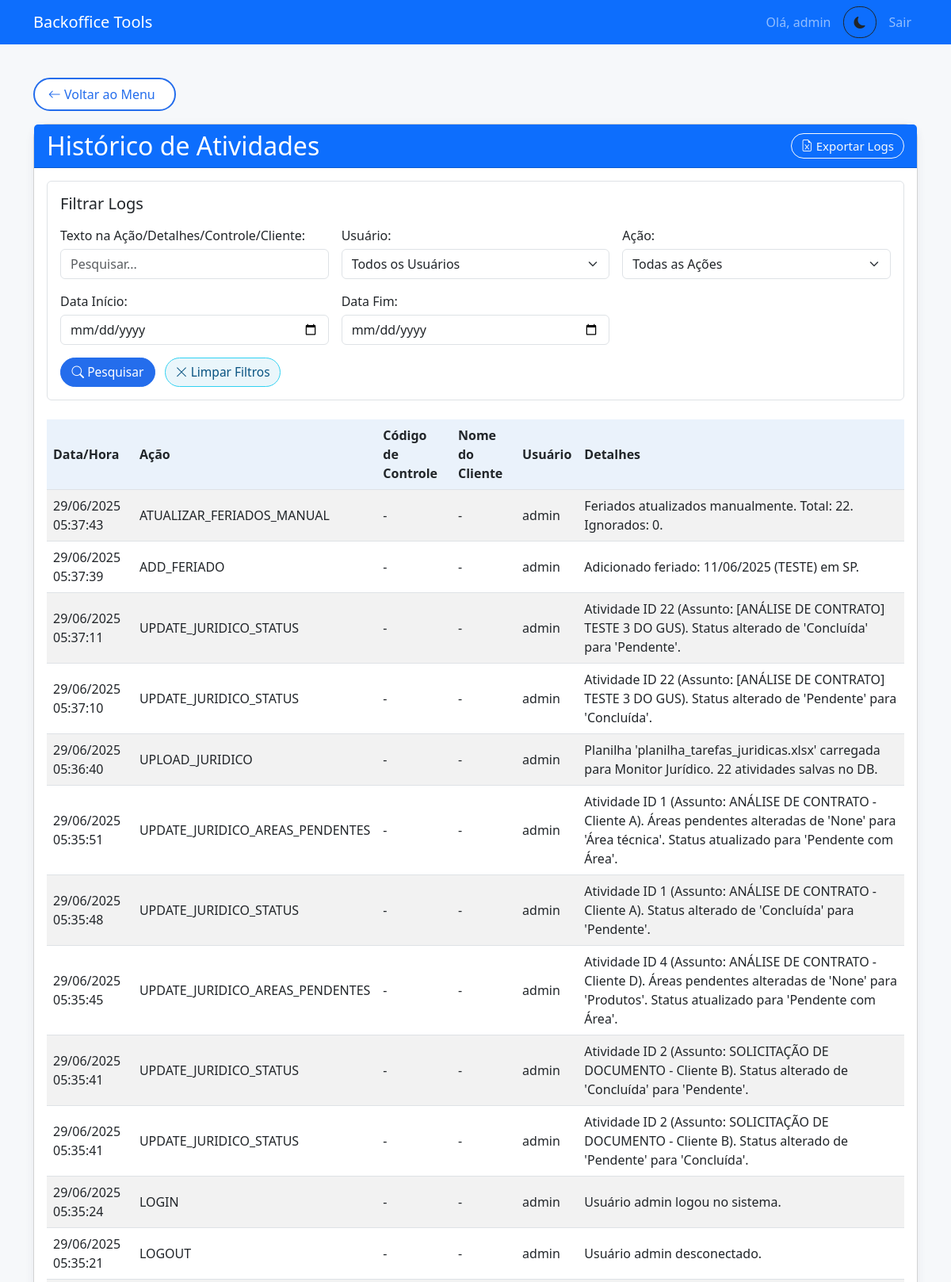
The app's page /logs (signed in, upper part) with its own data.
### models.py (models this page shows, shortened)
class Log(db.Model):
    id = db.Column(db.Integer, primary_key=True)
    action = db.Column(db.String(50), nullable=False)
    details = db.Column(db.Text)
    user_id = db.Column(db.Integer, db.ForeignKey('user.id'))
    user = db.relationship('User', backref=db.backref('logs', lazy=True))
    timestamp = db.Column(db.DateTime, default=datetime.utcnow)
    codigo_controle = db.Column(db.String(50), nullable=True)
    nome_cliente = db.Column(db.String(120), nullable=True)

class User(db.Model):
    id = db.Column(db.Integer, primary_key=True)
    username = db.Column(db.String(80), unique=True, nullable=False)
    password_hash = db.Column(db.String(128), nullable=False)
    role_id = db.Column(db.Integer, db.ForeignKey('role.id'), nullable=False)
    role = db.relationship('Role', backref=db.backref('users', lazy=True))

### app.py (the view, shortened to what this page needs)
@app.route('/logs')
@permission_required('can_access_logs') # Acesso aos logs
def show_logs():
    if 'username' not in session:
        return redirect(url_for('login'))
    search_text = request.args.get('search_text', '').strip()
    filter_user = request.args.get('filter_user', '').strip()
    filter_action = request.args.get('filter_action', '').strip()
    start_date_str = request.args.get('start_date', '').strip()
    end_date_str = request.args.get('end_date', '').strip()
    logs_query = Log.query.options(db.joinedload(Log.user)).order_by(Log.timestamp.desc())
    if filter_user:
        logs_query = logs_query.join(User).filter(User.username == filter_user)
    if filter_action:
        logs_query = logs_query.filter(Log.action == filter_action)
    if start_date_str:
        try:
            start_date = datetime.strptime(start_date_str, '%Y-%m-%d').date()
            logs_query = logs_query.filter(db.func.date(Log.timestamp) >= start_date)
        except ValueError:
            flash('Formato de "Data Início" inválido. Use AAAA-MM-DD.', 'danger')
    if end_date_str:
        try:
            end_date = datetime.strptime(end_date_str, '%Y-%m-%d').date()
            logs_query = logs_query.filter(db.func.date(Log.timestamp) <= end_date)
        except ValueError:
            flash('Formato de "Data Fim" inválido. Use AAAA-MM-DD.', 'danger')
    logs = logs_query.all()
    unique_users = [user.username for user in User.query.with_entities(User.username).distinct().order_by(User.username).all()]
    unique_actions = [action for action, in db.session.query(Log.action).distinct().order_by(Log.action).all()]
    return render_template(
        'logs.html',
        logs=logs,
        unique_users=unique_users,
        unique_actions=unique_actions,
        search_text=search_text,
        filter_user=filter_user,
        filter_action=filter_action,
        start_date=start_date_str,
        end_date=end_date_str
    )

### app.py (called while the page is built)
def permission_required(permission_name):
    def decorator(f):
        @wraps(f)
        def decorated_function(*args, **kwargs):
            if 'username' not in session:
                flash('Você precisa estar logado para acessar esta funcionalidade.', 'danger')
                return redirect(url_for('login'))
            user = User.query.filter_by(username=session['username']).first()
            if user and hasattr(user.role, permission_name) and getattr(user.role, permission_name):
                return f(*args, **kwargs)
            else:
                flash('Você não tem permissão para realizar esta ação ou acessar esta página.', 'danger')
                return redirect(url_for('menu')) # Ou abort(403)
        return decorated_function
    return decorator

### templates/logs.html (shortened to what this page needs)
{% extends "base.html" %}
{% block content %}
<a href="{{ url_for('menu') }}" class="btn btn-outline-primary mb-3">
    <i class="bi bi-arrow-left"></i> Voltar ao Menu
</a>
<div class="card">
    <div class="card-header bg-primary text-white d-flex justify-content-between align-items-center">
        <h2 class="mb-0">Histórico de Atividades</h2>
        <a href="{{ url_for('export_logs') }}" class="btn btn-outline-light btn-sm">
            <i class="bi bi-file-earmark-excel"></i> Exportar Logs
        </a>
    </div>
    <div class="card-body">
        <form method="GET" action="{{ url_for('show_logs') }}" class="mb-4 p-3 border rounded">
            <h5 class="mb-3">Filtrar Logs</h5>
            <div class="row g-3">
                <div class="col-md-4">
                    <label for="search_text" class="form-label">Texto na Ação/Detalhes/Controle/Cliente:</label>
                    <input type="text" class="form-control" id="search_text" name="search_text" value="{{ search_text or '' }}" placeholder="Pesquisar...">
                </div>
                <div class="col-md-4">
                    <label for="filter_user" class="form-label">Usuário:</label>
                    <select class="form-select" id="filter_user" name="filter_user">
                        <option value="">Todos os Usuários</option>
                    </select>
                </div>
                <div class="col-md-4">
                    <label for="filter_action" class="form-label">Ação:</label>
                    <select class="form-select" id="filter_action" name="filter_action">
                        <option value="">Todas as Ações</option>
                    </select>
                </div>
                <div class="col-md-4">
                    <label for="start_date" class="form-label">Data Início:</label>
                    <input type="date" class="form-control" id="start_date" name="start_date" value="{{ start_date or '' }}">
                </div>
                <div class="col-md-4">
                    <label for="end_date" class="form-label">Data Fim:</label>
                    <input type="date" class="form-control" id="end_date" name="end_date" value="{{ end_date or '' }}">
                </div>
            </div>
            <div class="mt-3">
                <button type="submit" class="btn btn-primary me-2"><i class="bi bi-search"></i> Pesquisar</button>
                <a href="{{ url_for('show_logs') }}" class="btn btn-outline-secondary"><i class="bi bi-x-lg"></i> Limpar Filtros</a>
            </div>
        </form>
        {% if logs %}
        <div class="table-responsive">
            <table class="table table-striped">
                <thead>
                    <tr>
                        <th>Data/Hora</th>
                        <th>Ação</th>
                        <th>Código de Controle</th>
                        <th>Nome do Cliente</th>
                        <th>Usuário</th>
                        <th>Detalhes</th>
                    </tr>
                </thead>
                <tbody>
                    {% for log in logs %}
                    <tr>
                        <td>{{ log.timestamp.strftime('%d/%m/%Y %H:%M:%S') if log.timestamp else '-' }}</td>
                        <td>{{ log.action }}</td>
                        <td>{{ log.codigo_controle or '-' }}</td>
                        <td>{{ log.nome_cliente or '-' }}</td>
                        <td>{{ log.user.username if log.user else 'N/A' }}</td>
                        <td>{{ log.details or '-' }}</td>
                    </tr>
                    {% endfor %}
                </tbody>
            </table>
        </div>
        {% else %}
        <div class="alert alert-info">
            Nenhum registro de log encontrado para os filtros aplicados.
        </div>
        {% endif %}
    </div>
</div>
{% endblock %}

### static/styles.css (style rules this page uses)
body { background-color: #f6f8fa; font-family: 'Segoe UI', Arial, sans-serif; }
.card { border-radius: 18px; box-shadow: 0 2px 12px rgba(50, 60, 100, 0.07); }
.card-header { border-radius: 18px 18px 0 0; font-size: 1.15rem; font-weight: 500; }
.table thead th { background-color: #eaf2fb; font-size: 1rem; }
.table td, .table th { vertical-align: middle; }
.btn, .btn-primary, .btn-outline-primary, .btn-outline-info, .btn-outline-success, .btn-outline-warning, .btn-outline-secondary { border-radius: 1.2rem !important; font-weight: 500; font-size: 0.97rem; transition: background 0.18s; box-shadow: none !important; }
.btn-outline-info, .btn-outline-secondary { color: #095381 !important; border-color: #31d2f2 !important; background-color: #eaf6fb !important; }
.btn-primary, .btn-outline-primary { background-color: #246dec; border-color: #246dec; color: #fff !important; }
.btn-sm { padding: 0.22rem 0.75rem; font-size: 0.94rem; border-radius: 1.2rem; }
a.btn-outline-primary.mb-3 { font-size: 1rem; padding: 0.44rem 1.5rem 0.44rem 1.05rem; border-radius: 1.7rem !important; margin-bottom: 1.3rem; margin-top: 1.1rem; background: #fff; font-weight: 500; border: 2px solid #246dec; color: #246dec !important; transition: background 0.13s, color 0.13s; }
.form-label { font-weight: 500; margin-bottom: 0.3rem; }
.btn-edit-feriados, #btnFeriados, .btn-modal, .btn-outline-primary { background: #fff; color: #246dec !important; border: 1.5px solid #246dec; border-radius: 1.2rem !important; font-weight: 500; padding: 0.3rem 1.1rem; font-size: 0.97rem; margin-bottom: 0.3em; transition: background .15s, color .15s; }
.table-responsive { padding-bottom: 0.5em; }
.btn-outline-primary, .btn-primary, .btn-warning, .btn-success, .btn-secondary { min-width: 120px; }

### templates/base.html (style rules this page uses)
:root { --bg-light: #f8f9fa; --text-light: #212529; --card-light: #ffffff; --primary-light: #0d6efd; --secondary-light: #6c757d; --bg-dark: #121212; --text-dark: #e0e0e0; --card-dark: #1e1e1e; --primary-dark: #1a4b8c; --secondary-dark: #495057; }

### records on screen
Log: timestamp "29/06/2025 05:37:43", action "ATUALIZAR_FERIADOS_MANUAL", codigo_controle "-", nome_cliente "-", user "admin", details "Feriados atualizados manualmente. Total: 22. Ignorados: 0."
Log: timestamp "29/06/2025 05:37:39", action "ADD_FERIADO", codigo_controle "-", nome_cliente "-", user "admin", details "Adicionado feriado: 11/06/2025 (TESTE) em SP."
Log: timestamp "29/06/2025 05:37:11", action "UPDATE_JURIDICO_STATUS", codigo_controle "-", nome_cliente "-", user "admin", details "Atividade ID 22 (Assunto: [ANÁLISE DE CONTRATO] TESTE 3 DO GUS). Status alterado de 'Concluída' para 'Pendente'."
Log: timestamp "29/06/2025 05:37:10", action "UPDATE_JURIDICO_STATUS", codigo_controle "-", nome_cliente "-", user "admin", details "Atividade ID 22 (Assunto: [ANÁLISE DE CONTRATO] TESTE 3 DO GUS). Status alterado de 'Pendente' para 'Concluída'."
Log: timestamp "29/06/2025 05:36:40", action "UPLOAD_JURIDICO", codigo_controle "-", nome_cliente "-", user "admin", details "Planilha 'planilha_tarefas_juridicas.xlsx' carregada para Monitor Jurídico. 22 atividades salvas no DB."
Log: timestamp "29/06/2025 05:35:51", action "UPDATE_JURIDICO_AREAS_PENDENTES", codigo_controle "-", nome_cliente "-", user "admin", details "Atividade ID 1 (Assunto: ANÁLISE DE CONTRATO - Cliente A). Áreas pendentes alteradas de 'None' para 'Área técnica'. Status atualizado para 'Pendente com Área'."
Log: timestamp "29/06/2025 05:35:48", action "UPDATE_JURIDICO_STATUS", codigo_controle "-", nome_cliente "-", user "admin", details "Atividade ID 1 (Assunto: ANÁLISE DE CONTRATO - Cliente A). Status alterado de 'Concluída' para 'Pendente'."
Log: timestamp "29/06/2025 05:35:45", action "UPDATE_JURIDICO_AREAS_PENDENTES", codigo_controle "-", nome_cliente "-", user "admin", details "Atividade ID 4 (Assunto: ANÁLISE DE CONTRATO - Cliente D). Áreas pendentes alteradas de 'None' para 'Produtos'. Status atualizado para 'Pendente com Área'."
Log: timestamp "29/06/2025 05:35:41", action "UPDATE_JURIDICO_STATUS", codigo_controle "-", nome_cliente "-", user "admin", details "Atividade ID 2 (Assunto: SOLICITAÇÃO DE DOCUMENTO - Cliente B). Status alterado de 'Concluída' para 'Pendente'."
Log: timestamp "29/06/2025 05:35:41", action "UPDATE_JURIDICO_STATUS", codigo_controle "-", nome_cliente "-", user "admin", details "Atividade ID 2 (Assunto: SOLICITAÇÃO DE DOCUMENTO - Cliente B). Status alterado de 'Pendente' para 'Concluída'."
Log: timestamp "29/06/2025 05:35:24", action "LOGIN", codigo_controle "-", nome_cliente "-", user "admin", details "Usuário admin logou no sistema."
Log: timestamp "29/06/2025 05:35:21", action "LOGOUT", codigo_controle "-", nome_cliente "-", user "admin", details "Usuário admin desconectado."

### other values on screen
{{ session['username'] }} "admin"
